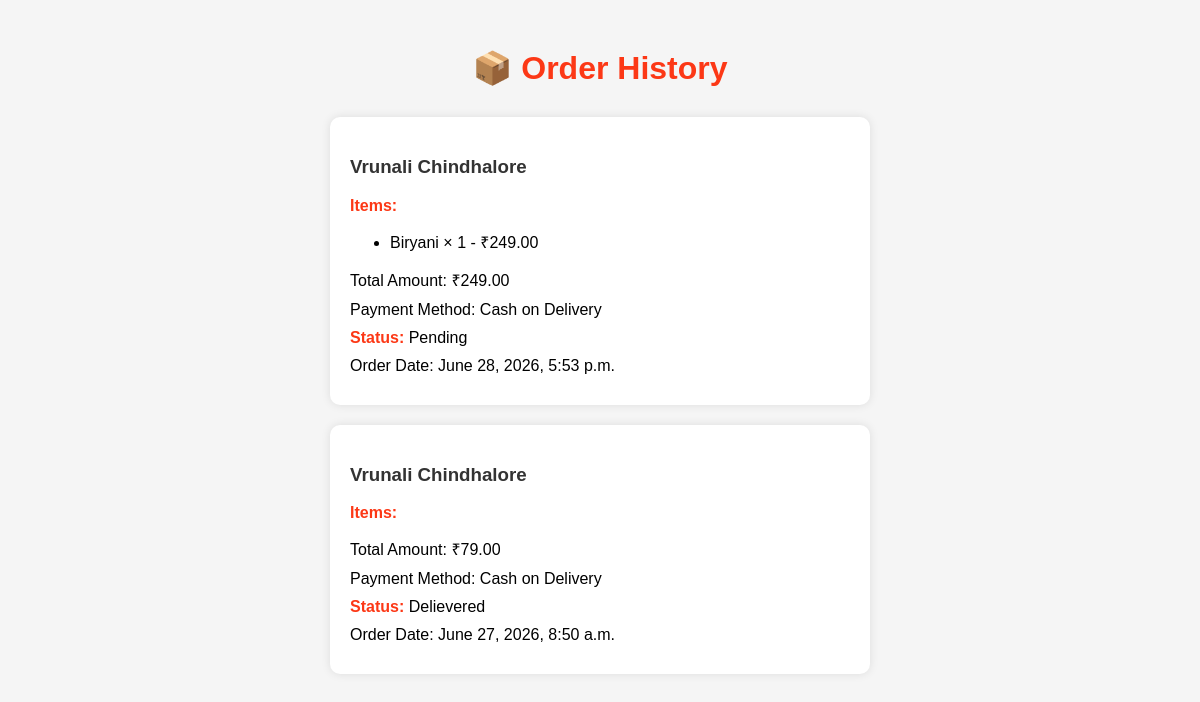
Before: /orders/ (signed in) with the older database file.
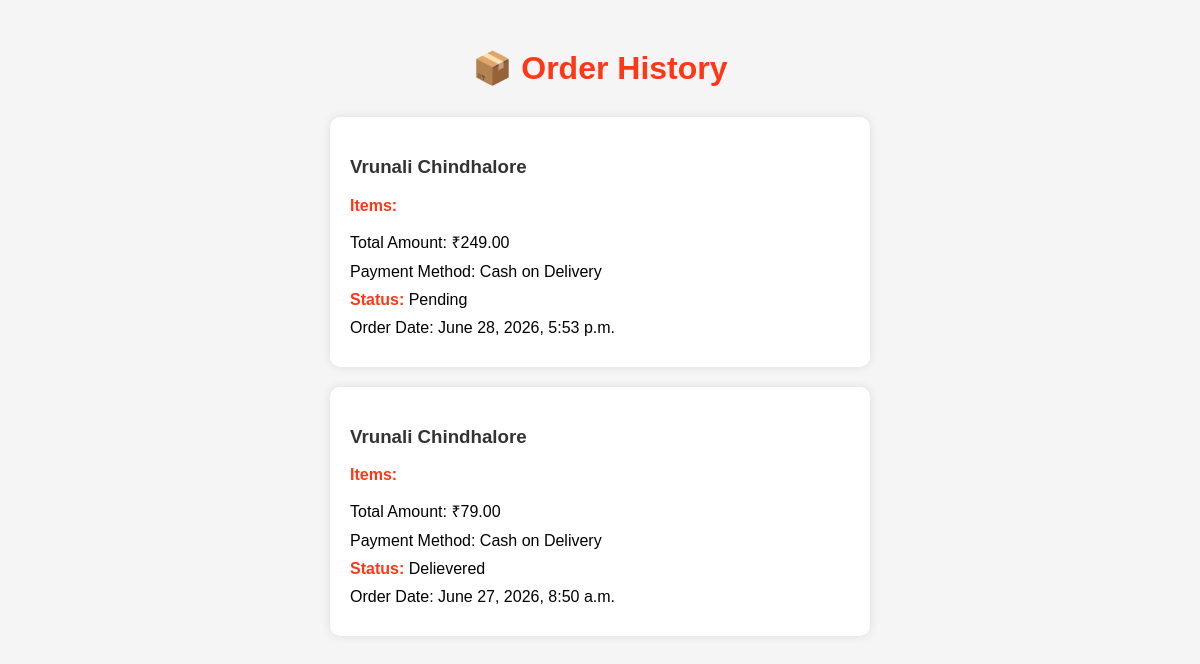
After: the same page with the newer database file.
### foodapp/models.py (models this page shows, shortened)
class Order(models.Model):
    user = models.ForeignKey(
        User,
        on_delete=models.CASCADE,
        null=True,
        blank=True
    )
    customer_name = models.CharField(max_length=100)
    email = models.EmailField()
    phone = models.CharField(max_length=15)
    address = models.TextField()
    payment_method = models.CharField(max_length=50)
    payment_id = models.CharField(max_length=200, blank=True, null=True)
    total_amount = models.DecimalField(
        max_digits=10,
        decimal_places=2
    )
    status = models.CharField(
        max_length=20,
        default="Pending"
    )
    created_at = models.DateTimeField(auto_now_add=True)

class OrderItem(models.Model):
    order = models.ForeignKey(
        Order,
        on_delete=models.CASCADE
    )
    food_item = models.ForeignKey(
        FoodItem,
        on_delete=models.CASCADE
    )
    quantity = models.PositiveIntegerField(default=1)
    price = models.DecimalField(
        max_digits=10,
        decimal_places=2
    )

class FoodItem(models.Model):
    restaurant = models.ForeignKey(Restaurant, on_delete=models.CASCADE)
    name = models.CharField(max_length=100)
    description = models.TextField()
    price = models.DecimalField(max_digits=10, decimal_places=2)
    image = models.ImageField(upload_to='foods/', null=True, blank=True)

### foodapp/views.py (the view)
# urls.py: path('orders/', views.order_history, name='order_history'),
@login_required(login_url='login')
def order_history(request):
    orders = Order.objects.filter(
    user=request.user
).order_by('-created_at')
    return render(request, 'order_history.html', {
        'orders': orders
    })

### templates/order_history.html (shortened to what this page needs)
{% load static %}
<!DOCTYPE html>
<html lang="en">
<head>
    <link rel="stylesheet" href="{% static 'css/order_history.css' %}">
</head>
<body>
    <h1>📦 Order History</h1>
{% for order in orders %}
<div class="order-card">
    <h3>{{ order.customer_name }}</h3>
<p><strong>Items:</strong></p>
<ul>
    {% for item in order.orderitem_set.all %}
        <li>
            {{ item.food_item.name }}
            × {{ item.quantity }}
            - ₹{{ item.price }}
        </li>
    {% endfor %}
</ul>
<p>Total Amount: ₹{{ order.total_amount }}</p>
<p>Payment Method: {{ order.payment_method }}</p>
<p><strong>Status:</strong> {{ order.status }}</p>
<p>Order Date: {{ order.created_at }}</p>
</div>
{% endfor %}
</body>
</html>

### static/css/order_history.css (style rules this page uses)
body { font-family: Arial, sans-serif; background:#f5f5f5; padding:20px; }
h1 { text-align:center; color:#fc3816; margin-bottom:30px; }
.order-card { background:white; width:500px; margin:20px auto; padding:20px; border-radius:10px; box-shadow:0 0 10px rgba(0,0,0,0.1); }
.order-card h3 { color:#333; }
.order-card p { margin:10px 0; }
.order-card strong { color:#fc3816; }

Changed rows visible on the page:
removed OrderItem: food_item.name "Biryani", quantity "1", price "249.00", shown under Order "Pending"
